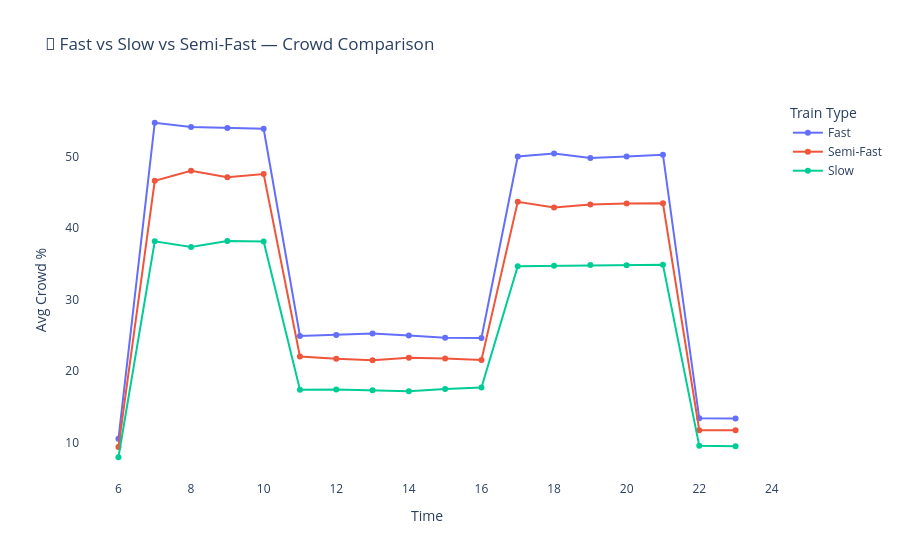

The cell this chart's notebook holds for it:
### Code cell
# --- GRAPH 4: Train Type Comparison ---
train_data = df.groupby(
    ['train_type', 'hour'])['crowd_percent'].mean().reset_index()

fig4 = px.line(
    train_data,
    x='hour',
    y='crowd_percent',
    color='train_type',
    title='🚆 Fast vs Slow vs Semi-Fast — Crowd Comparison',
    labels={'hour': 'Time', 'crowd_percent': 'Avg Crowd %',
            'train_type': 'Train Type'},
    markers=True
)
fig4.update_layout(plot_bgcolor='white')
fig4.show()
print("✅ Graph 4 Done : Train Type Comparison")

### Figure 1 — Plotly figure (JSON) as saved in the notebook; plotly's stock layout.template omitted (floating-point values rounded to 4 significant figures)
{"data": [{"hovertemplate": "Train Type=Fast<br>Time=%{x}<br>Avg Crowd %=%{y}<extra></extra>", "legendgroup": "Fast", "line": {"color": "#636efa", "dash": "solid"}, "marker": {"symbol": "circle"}, "mode": "lines+markers", "name": "Fast", "orientation": "v", "showlegend": true, "type": "scatter", "x": [6, 7, 8, 9, 10, 11, 12, 13, 14, 15, 16, 17, 18, 19, 20, 21, 22, 23], "xaxis": "x", "y": [10.56, 54.7, 54.11, 53.96, 53.85, 24.91, 25.07, 25.26, 24.98, 24.67, 24.63, 49.98, 50.4, 49.77, 49.99, 50.24, 13.42, 13.41], "yaxis": "y"}, {"hovertemplate": "Train Type=Semi-Fast<br>Time=%{x}<br>Avg Crowd %=%{y}<extra></extra>", "legendgroup": "Semi-Fast", "line": {"color": "#EF553B", "dash": "solid"}, "marker": {"symbol": "circle"}, "mode": "lines+markers", "name": "Semi-Fast", "orientation": "v", "showlegend": true, "type": "scatter", "x": [6, 7, 8, 9, 10, 11, 12, 13, 14, 15, 16, 17, 18, 19, 20, 21, 22, 23], "xaxis": "x", "y": [9.405, 46.59, 47.98, 47.09, 47.54, 22.05, 21.73, 21.54, 21.89, 21.78, 21.57, 43.65, 42.86, 43.3, 43.41, 43.46, 11.76, 11.74], "yaxis": "y"}, {"hovertemplate": "Train Type=Slow<br>Time=%{x}<br>Avg Crowd %=%{y}<extra></extra>", "legendgroup": "Slow", "line": {"color": "#00cc96", "dash": "solid"}, "marker": {"symbol": "circle"}, "mode": "lines+markers", "name": "Slow", "orientation": "v", "showlegend": true, "type": "scatter", "x": [6, 7, 8, 9, 10, 11, 12, 13, 14, 15, 16, 17, 18, 19, 20, 21, 22, 23], "xaxis": "x", "y": [7.983, 38.14, 37.35, 38.2, 38.1, 17.4, 17.43, 17.34, 17.2, 17.52, 17.72, 34.67, 34.72, 34.84, 34.8, 34.87, 9.577, 9.531], "yaxis": "y"}], "layout": {"legend": {"title": {"text": "Train Type"}, "tracegroupgap": 0}, "plot_bgcolor": "white", "title": {"text": "🚆 Fast vs Slow vs Semi-Fast — Crowd Comparison"}, "xaxis": {"anchor": "y", "domain": [0, 1], "title": {"text": "Time"}}, "yaxis": {"anchor": "x", "domain": [0, 1], "title": {"text": "Avg Crowd %"}}}}
